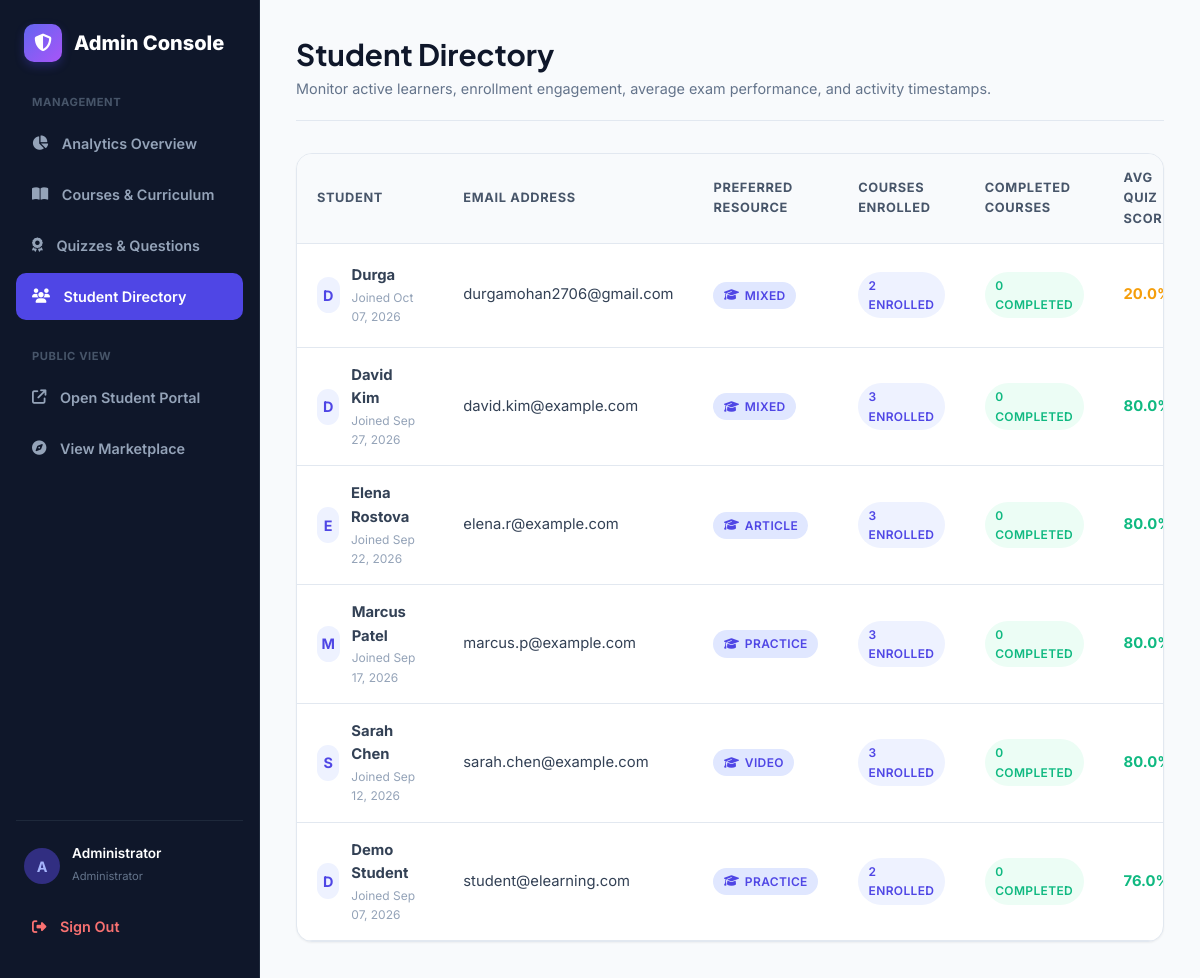
/admin/students (signed in), run on the app's committed database.
### app/models/user.py (models this page shows, shortened)
class User(Base):
    __tablename__ = "users"
    id = Column(Integer, primary_key=True, index=True)
    name = Column(String(100), nullable=False)
    email = Column(String(150), unique=True, index=True, nullable=False)
    password_hash = Column(String(255), nullable=False)
    role = Column(String(20), default="student", nullable=False)  # student or admin
    avatar = Column(String(255), nullable=True)
    bio = Column(Text, nullable=True)
    preferred_resource_type = Column(String(50), default="Mixed", nullable=True)  # Video, Article, Practice, Mixed
    created_at = Column(DateTime, default=datetime.utcnow, nullable=False)
    enrollments = relationship("Enrollment", back_populates="user", cascade="all, delete-orphan")
    lesson_progress = relationship("LessonProgress", back_populates="user", cascade="all, delete-orphan")
    assessment_results = relationship("AssessmentResult", back_populates="user", cascade="all, delete-orphan")

### app/routers/admin.py (the view)
@router.get("/students", response_class=HTMLResponse)
def admin_students_page(request: Request, db: Session = Depends(get_db)):
    admin_user = verify_admin_web(request, db)
    if not admin_user:
        return RedirectResponse(url="/login", status_code=status.HTTP_303_SEE_OTHER)
    students = db.query(User).filter(User.role == "student").order_by(User.created_at.desc()).all()
    students_data = []
    for s in students:
        enr_count = len(s.enrollments)
        completed_courses = sum(1 for e in s.enrollments if e.progress >= 100.0)
        avg_score = round(sum(r.percentage for r in s.assessment_results) / len(s.assessment_results), 1) if s.assessment_results else 0.0
        last_act = s.created_at
        for r in s.assessment_results:
            if r.completed_at > last_act:
                last_act = r.completed_at
        for lp in s.lesson_progress:
            if lp.completed_at and lp.completed_at > last_act:
                last_act = lp.completed_at
        students_data.append({
            "user": s,
            "enr_count": enr_count,
            "completed_courses": completed_courses,
            "avg_score": avg_score,
            "preferred_resource_type": s.preferred_resource_type or "Mixed",
            "last_activity": last_act
        })
    return render_template(
        request,
        "admin/students.html",
        {"user": admin_user, "students": students_data}
    )

### app/templates/admin/students.html (shortened to what this page needs)
{% extends "admin/base_admin.html" %}
{% block admin_content %}
<div class="admin-header">
  <div>
    <h1 style="font-size: 1.85rem; color: var(--slate-900); margin-bottom: 0.25rem;">
      Student Directory
    </h1>
    <p style="color: var(--slate-500); font-size: 0.9rem;">
      Monitor active learners, enrollment engagement, average exam performance, and activity timestamps.
    </p>
  </div>
</div>
<div class="card" style="padding: 0; overflow: hidden;">
  <div class="table-responsive">
    <table class="table">
      <thead>
        <tr>
          <th>Student</th>
          <th>Email Address</th>
          <th>Preferred Resource</th>
          <th>Courses Enrolled</th>
          <th>Completed Courses</th>
          <th>Avg Quiz Score</th>
        </tr>
      </thead>
      <tbody>
        {% for s in students %}
        {% set u = s.user %}
        <tr>
          <td>
            <div style="display: flex; align-items: center; gap: 0.75rem;">
              <div class="avatar-circle" style="width: 36px; height: 36px; font-size: 0.9rem;">
                {{ u.name[0].upper() }}
              </div>
              <div>
                <strong>{{ u.name }}</strong>
                <p style="font-size: 0.75rem; color: var(--slate-400);">Joined {{ u.created_at.strftime('%b %d, %Y') }}</p>
              </div>
            </div>
          </td>
          <td>{{ u.email }}</td>
          <td>
            <span class="badge badge-slate" style="background: #e0e7ff; color: var(--primary); font-size: 0.75rem;">
              <i class="fa-solid fa-graduation-cap"></i> {{ u.preferred_resource_type or 'Mixed' }}
            </span>
          </td>
          <td>
            <span class="badge badge-primary">{{ s.enr_count }} Enrolled</span>
          </td>
          <td>
            <span class="badge badge-success">{{ s.completed_courses }} Completed</span>
          </td>
          <td>
            <strong style="color: {% if s.avg_score >= 70 %}var(--success){% elif s.avg_score > 0 %}var(--warning){% else %}var(--slate-400){% endif %};">
              {{ s.avg_score }}%
            </strong>
          </td>
        </tr>
        {% endfor %}
      </tbody>
    </table>
  </div>
</div>
{% endblock %}

### app/templates/admin/base_admin.html (shortened to what this page needs)
<!DOCTYPE html>
<html lang="en">
<head>
  <link rel="stylesheet" href="https://cdnjs.cloudflare.com/ajax/libs/font-awesome/6.5.1/css/all.min.css">
  <link rel="stylesheet" href="/static/css/style.css">
</head>
<body>
<div class="admin-layout">
  <aside class="admin-sidebar">
    <a href="/admin/dashboard" class="admin-brand">
      <div class="brand-icon" style="background: linear-gradient(135deg, #6366f1, #a855f7);">
        <i class="fa-solid fa-shield-halved"></i>
      </div>
      <span>Admin Console</span>
    </a>
    <p style="font-size: 0.7rem; font-weight: 700; text-transform: uppercase; color: #475569; letter-spacing: 0.05em; padding: 0 1rem; margin-bottom: 0.5rem;">
      Management
    </p>
    <a href="/admin/dashboard" class="admin-nav-link {% if request.url.path == '/admin' or request.url.path == '/admin/dashboard' %}active{% endif %}">
      <i class="fa-solid fa-chart-pie"></i> Analytics Overview
    </a>
    <a href="/admin/courses" class="admin-nav-link {% if '/admin/courses' in request.url.path %}active{% endif %}">
      <i class="fa-solid fa-book-open"></i> Courses & Curriculum
    </a>
    <a href="/admin/assessments" class="admin-nav-link {% if '/admin/assessments' in request.url.path %}active{% endif %}">
      <i class="fa-solid fa-award"></i> Quizzes & Questions
    </a>
    <a href="/admin/students" class="admin-nav-link {% if '/admin/students' in request.url.path %}active{% endif %}">
      <i class="fa-solid fa-users"></i> Student Directory
    </a>
    <p style="font-size: 0.7rem; font-weight: 700; text-transform: uppercase; color: #475569; letter-spacing: 0.05em; padding: 0 1rem; margin-top: 1.5rem; margin-bottom: 0.5rem;">
      Public View
    </p>
    <a href="/" target="_blank" class="admin-nav-link">
      <i class="fa-solid fa-arrow-up-right-from-square"></i> Open Student Portal
    </a>
    <a href="/courses" target="_blank" class="admin-nav-link">
      <i class="fa-solid fa-compass"></i> View Marketplace
    </a>
    <div style="margin-top: auto; padding-top: 1.5rem; border-top: 1px solid #1e293b;">
      <div style="padding: 0 0.5rem 1rem; display: flex; align-items: center; gap: 0.75rem;">
        <div class="avatar-circle" style="background: #312e81; color: #a5b4fc; width: 36px; height: 36px;">
          A
        </div>
        <div>
          <p style="font-size: 0.85rem; font-weight: 600; color: white; line-height: 1.2;">{{ user.name }}</p>
          <span style="font-size: 0.7rem; color: #64748b;">Administrator</span>
        </div>
      </div>
      <a href="/logout" class="admin-nav-link" style="color: #f87171;">
        <i class="fa-solid fa-right-from-bracket"></i> Sign Out
      </a>
    </div>
  </aside>
  <main class="admin-main">
    {% block admin_content %}{% endblock %}
  </main>
</div>
</body>
</html>

### app/static/css/style.css (style rules this page uses)
:root { --primary: #4f46e5; --primary-hover: #4338ca; --primary-light: #eef2ff; --primary-dark: #3730a3; --secondary: #0ea5e9; --accent: #8b5cf6; --success: #10b981; --success-light: #ecfdf5; --warning: #f59e0b; --warning-light: #fffbeb; --danger: #ef4444; --danger-light: #fef2f2; --info: #3b82f6; --slate-50: #f8fafc; --slate-100: #f1f5f9; --slate-200: #e2e8f0; --slate-300: #cbd5e1; --slate-400: #94a3b8; --slate-500: #64748b; --slate-600: #475569; --slate-700: #334155; --slate-800: #1e293b; --slate-900: #0f172a; --bg-main: #f8fafc; --card-bg: #ffffff; --border-color: #e2e8f0; --text-main: #0f172a; --text-muted: #64748b; --font-heading: 'Plus Jakarta Sans', sans-serif; --font-body: 'Inter', sans-serif; --font-mono: 'Fira Code', monospace; --radius-sm: 6px; --radius-md: 10px; --radius-lg: 16px; --radius-full: 9999px; --shadow-sm: 0 1px 2px 0 rgba(0, 0, 0, 0.05); --shadow-md: 0 4px 6px -1px rgba(0, 0, 0, 0.07), 0 2px 4px -2px rgba(0, 0, 0, 0.05); --shadow-lg: 0 10px 15px -3px rgba(0, 0, 0, 0.08), 0 4px 6px -4px rgba(0, 0, 0, 0.05); --shadow-xl: 0 20px 25px -5px rgba(0, 0, 0, 0.1), 0 8px 10px -6px rgba(0, 0, 0, 0.05); --transition: all 0.2s cubic-bezier(0.16, 1, 0.3, 1); }
* { margin: 0; padding: 0; box-sizing: border-box; }
body { font-family: var(--font-body); background-color: var(--bg-main); color: var(--text-main); line-height: 1.6; -webkit-font-smoothing: antialiased; min-height: 100vh; display: flex; flex-direction: column; }
h1, h2, h3, h4, h5, h6 { font-family: var(--font-heading); color: var(--slate-900); line-height: 1.25; font-weight: 700; }
a { color: var(--primary); text-decoration: none; transition: var(--transition); }
.brand-icon { width: 38px; height: 38px; border-radius: var(--radius-md); background: linear-gradient(135deg, var(--primary), var(--accent)); color: white; display: flex; align-items: center; justify-content: center; font-size: 1.1rem; box-shadow: 0 4px 10px rgba(79, 70, 229, 0.3); }
.avatar-circle { width: 34px; height: 34px; border-radius: var(--radius-full); background: var(--primary-light); color: var(--primary); font-weight: 700; display: flex; align-items: center; justify-content: center; font-size: 0.9rem; }
.card { background: var(--card-bg); border: 1px solid var(--border-color); border-radius: var(--radius-lg); padding: 1.5rem; box-shadow: var(--shadow-sm); transition: var(--transition); }
.badge { display: inline-flex; align-items: center; gap: 0.35rem; padding: 0.25rem 0.65rem; border-radius: var(--radius-full); font-size: 0.75rem; font-weight: 600; text-transform: uppercase; letter-spacing: 0.03em; }
.badge-primary { background: var(--primary-light); color: var(--primary); }
.badge-success { background: var(--success-light); color: var(--success); }
.badge-slate { background: var(--slate-100); color: var(--slate-600); }
.table-responsive { width: 100%; overflow-x: auto; }
.table { width: 100%; border-collapse: collapse; text-align: left; }
.table th { padding: 0.85rem 1.25rem; background: var(--slate-50); color: var(--slate-600); font-size: 0.8rem; font-weight: 700; text-transform: uppercase; letter-spacing: 0.05em; border-bottom: 1px solid var(--border-color); }
.table td { padding: 1rem 1.25rem; border-bottom: 1px solid var(--border-color); font-size: 0.925rem; color: var(--slate-700); vertical-align: middle; }

### app/templates/admin/base_admin.html (style rules this page uses)
.admin-layout { display: grid; grid-template-columns: 260px 1fr; min-height: 100vh; }
.admin-sidebar { background: #0f172a; color: #94a3b8; padding: 1.5rem 1rem; display: flex; flex-direction: column; border-right: 1px solid #1e293b; }
.admin-brand { display: flex; align-items: center; gap: 0.75rem; color: white; font-size: 1.25rem; font-weight: 800; margin-bottom: 2rem; padding: 0 0.5rem; text-decoration: none; }
.admin-nav-link { display: flex; align-items: center; gap: 0.85rem; padding: 0.75rem 1rem; color: #94a3b8; border-radius: var(--radius-md); font-weight: 600; font-size: 0.9rem; transition: var(--transition); text-decoration: none; margin-bottom: 0.25rem; }
.admin-nav-link.active { background: var(--primary); color: white; }
.admin-main { background: var(--bg-main); padding: 2.25rem; overflow-y: auto; }
.admin-header { display: flex; justify-content: space-between; align-items: center; margin-bottom: 2rem; padding-bottom: 1.25rem; border-bottom: 1px solid var(--border-color); }

### data on the page
User: name "Administrator"
User: name "D", name "Durga", created_at "Oct 07, 2026", email "durgamohan2706@gmail.com", preferred_resource_type "MIXED", enr_count "2", completed_courses "0", avg_score "20.0"
User: name "D", name "David Kim", created_at "Sep 27, 2026", email "david.kim@example.com", preferred_resource_type "MIXED", enr_count "3", completed_courses "0", avg_score "80.0"
User: name "E", name "Elena Rostova", created_at "Sep 22, 2026", email "elena.r@example.com", preferred_resource_type "ARTICLE", enr_count "3", completed_courses "0", avg_score "80.0"
User: name "M", name "Marcus Patel", created_at "Sep 17, 2026", email "marcus.p@example.com", preferred_resource_type "PRACTICE", enr_count "3", completed_courses "0", avg_score "80.0"
User: name "S", name "Sarah Chen", created_at "Sep 12, 2026", email "sarah.chen@example.com", preferred_resource_type "VIDEO", enr_count "3", completed_courses "0", avg_score "80.0"
User: name "D", name "Demo Student", created_at "Sep 07, 2026", email "student@elearning.com", preferred_resource_type "PRACTICE", enr_count "2", completed_courses "0", avg_score "76.0"
